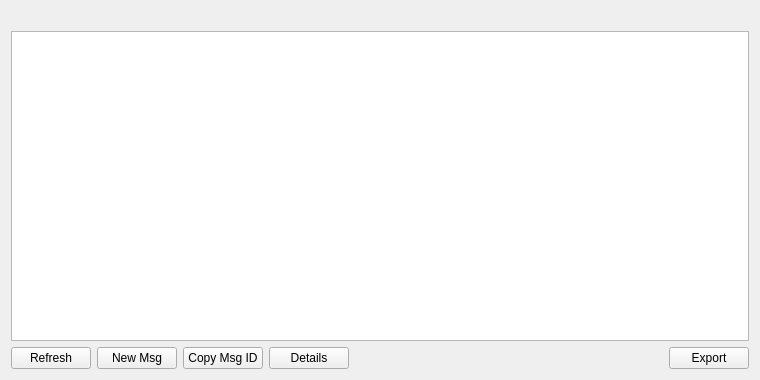
<?xml version="1.0" encoding="UTF-8"?>
<ui version="4.0">
 <class>MessageListPage</class>
 <widget class="QWidget" name="MessageListPage">
  <property name="geometry">
   <rect>
    <x>0</x>
    <y>0</y>
    <width>760</width>
    <height>380</height>
   </rect>
  </property>
  <property name="windowTitle">
   <string>Message List</string>
  </property>
  <layout class="QVBoxLayout" name="verticalLayout">
   <item>
    <layout class="QHBoxLayout" name="horizontalLayout_2">
     <item>
      <widget class="QLabel" name="labelExplanation">
       <property name="textFormat">
        <enum>Qt::PlainText</enum>
       </property>
       <property name="wordWrap">
        <bool>true</bool>
       </property>
      </widget>
     </item>
    </layout>
   </item>
   <item>
    <widget class="QTableView" name="tableView">
     <property name="contextMenuPolicy">
      <enum>Qt::CustomContextMenu</enum>
     </property>
    </widget>
   </item>
   <item>
    <layout class="QHBoxLayout" name="horizontalLayout">
     <item>
      <widget class="QPushButton" name="refreshButton">
       <property name="toolTip">
        <string>Refresh message list</string>
       </property>
       <property name="text">
        <string>Refresh</string>
       </property>
      </widget>
     </item>
     <item>
      <widget class="QPushButton" name="newMessage">
       <property name="maximumSize">
        <size>
         <width>16777215</width>
         <height>48</height>
        </size>
       </property>
       <property name="toolTip">
        <string>Send a new message</string>
       </property>
       <property name="text">
        <string>New Msg</string>
       </property>
      </widget>
     </item>
     <item>
      <widget class="QPushButton" name="copyMessage">
       <property name="toolTip">
        <string>Copy the currently selected message to the system clipboard</string>
       </property>
       <property name="text">
        <string>Copy Msg ID</string>
       </property>
      </widget>
     </item>
     <item>
      <widget class="QPushButton" name="detailButton">
       <property name="toolTip">
        <string>Get message details</string>
       </property>
       <property name="text">
        <string>Details</string>
       </property>
      </widget>
     </item>
     <item>
      <spacer name="horizontalSpacer">
       <property name="orientation">
        <enum>Qt::Horizontal</enum>
       </property>
       <property name="sizeHint" stdset="0">
        <size>
         <width>40</width>
         <height>20</height>
        </size>
       </property>
      </spacer>
     </item>
     <item>
      <widget class="QPushButton" name="exportButton">
       <property name="toolTip">
        <string>Export the data in the current tab to a file</string>
       </property>
       <property name="text">
        <string>Export</string>
       </property>
      </widget>
     </item>
    </layout>
   </item>
  </layout>
 </widget>
 <resources>
  <include location="../dynamic.qrc"/>
 </resources>
 <connections/>
</ui>
